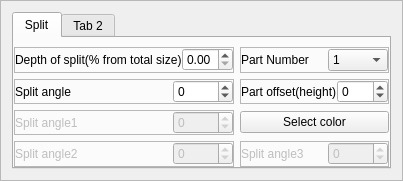
        <widget class="QFrame" name="frame_8">
         <property name="font">
          <font>
           <weight>50</weight>
           <bold>false</bold>
          </font>
         </property>
         <property name="frameShape">
          <enum>QFrame::StyledPanel</enum>
         </property>
         <property name="frameShadow">
          <enum>QFrame::Raised</enum>
         </property>
         <layout class="QVBoxLayout" name="verticalLayout_2">
          <item>
           <widget class="QTabWidget" name="descriptionTabWidget">
            <property name="font">
             <font>
              <pointsize>9</pointsize>
              <weight>50</weight>
              <bold>false</bold>
             </font>
            </property>
            <property name="currentIndex">
             <number>0</number>
            </property>
            <widget class="QWidget" name="splitTab">
             <attribute name="title">
              <string>Split</string>
             </attribute>
             <layout class="QGridLayout" name="gridLayout_2">
              <property name="leftMargin">
               <number>0</number>
              </property>
              <property name="topMargin">
               <number>9</number>
              </property>
              <property name="rightMargin">
               <number>0</number>
              </property>
              <property name="bottomMargin">
               <number>0</number>
              </property>
              <property name="spacing">
               <number>6</number>
              </property>
              <item row="2" column="1">
               <widget class="QPushButton" name="partColorButton">
                <property name="enabled">
                 <bool>true</bool>
                </property>
                <property name="text">
                 <string>Select color</string>
                </property>
               </widget>
              </item>
              <item row="4" column="0">
               <widget class="QFrame" name="frame_27">
                <property name="enabled">
                 <bool>false</bool>
                </property>
                <property name="minimumSize">
                 <size>
                  <width>0</width>
                  <height>10</height>
                 </size>
                </property>
                <property name="frameShape">
                 <enum>QFrame::StyledPanel</enum>
                </property>
                <property name="frameShadow">
                 <enum>QFrame::Raised</enum>
                </property>
                <layout class="QHBoxLayout" name="horizontalLayout_14">
                 <property name="spacing">
                  <number>0</number>
                 </property>
                 <property name="leftMargin">
                  <number>0</number>
                 </property>
                 <property name="topMargin">
                  <number>0</number>
                 </property>
                 <property name="rightMargin">
                  <number>0</number>
                 </property>
                 <property name="bottomMargin">
                  <number>0</number>
                 </property>
                 <item>
                  <widget class="QLabel" name="label_15">
                   <property name="text">
                    <string>Split angle2</string>
                   </property>
                  </widget>
                 </item>
                 <item>
                  <widget class="QSpinBox" name="splitAngleSpinBox_5">
                   <property name="maximumSize">
                    <size>
                     <width>60</width>
                     <height>16777215</height>
                    </size>
                   </property>
                   <property name="minimum">
                    <number>-90</number>
                   </property>
                   <property name="maximum">
                    <number>90</number>
                   </property>
                  </widget>
                 </item>
                </layout>
               </widget>
              </item>
              <item row="4" column="1">
               <widget class="QFrame" name="frame_26">
                <property name="enabled">
                 <bool>false</bool>
                </property>
                <property name="minimumSize">
                 <size>
                  <width>0</width>
                  <height>10</height>
                 </size>
                </property>
                <property name="frameShape">
                 <enum>QFrame::StyledPanel</enum>
                </property>
                <property name="frameShadow">
                 <enum>QFrame::Raised</enum>
                </property>
                <layout class="QHBoxLayout" name="horizontalLayout_13">
                 <property name="spacing">
                  <number>0</number>
                 </property>
                 <property name="leftMargin">
                  <number>0</number>
                 </property>
                 <property name="topMargin">
                  <number>0</number>
                 </property>
                 <property name="rightMargin">
                  <number>0</number>
                 </property>
                 <property name="bottomMargin">
                  <number>0</number>
                 </property>
                 <item>
                  <widget class="QLabel" name="label_14">
                   <property name="text">
                    <string>Split angle3</string>
                   </property>
                  </widget>
                 </item>
                 <item>
                  <widget class="QSpinBox" name="splitAngleSpinBox_4">
                   <property name="maximumSize">
                    <size>
                     <width>60</width>
                     <height>16777215</height>
                    </size>
                   </property>
                   <property name="minimum">
                    <number>-90</number>
                   </property>
                   <property name="maximum">
                    <number>90</number>
                   </property>
                  </widget>
                 </item>
                </layout>
               </widget>
              </item>
              <item row="1" column="0">
               <widget class="QFrame" name="frame_22">
                <property name="minimumSize">
                 <size>
                  <width>0</width>
                  <height>10</height>
                 </size>
                </property>
                <property name="frameShape">
                 <enum>QFrame::StyledPanel</enum>
                </property>
                <property name="frameShadow">
                 <enum>QFrame::Raised</enum>
                </property>
                <layout class="QHBoxLayout" name="horizontalLayout_10">
                 <property name="spacing">
                  <number>0</number>
                 </property>
                 <property name="leftMargin">
                  <number>0</number>
                 </property>
                 <property name="topMargin">
                  <number>0</number>
                 </property>
                 <property name="rightMargin">
                  <number>0</number>
                 </property>
                 <property name="bottomMargin">
                  <number>0</number>
                 </property>
                 <item>
                  <widget class="QLabel" name="label_10">
                   <property name="text">
                    <string>Split angle</string>
                   </property>
                  </widget>
                 </item>
                 <item>
                  <widget class="QSpinBox" name="splitAngleSpinBox">
                   <property name="maximumSize">
                    <size>
                     <width>60</width>
                     <height>16777215</height>
                    </size>
                   </property>
                   <property name="minimum">
                    <number>-180</number>
                   </property>
                   <property name="maximum">
                    <number>180</number>
                   </property>
                  </widget>
                 </item>
                </layout>
               </widget>
              </item>
              <item row="0" column="1">
               <widget class="QFrame" name="frame_21">
                <property name="minimumSize">
                 <size>
                  <width>0</width>
                  <height>10</height>
                 </size>
                </property>
                <property name="frameShape">
                 <enum>QFrame::StyledPanel</enum>
                </property>
                <property name="frameShadow">
                 <enum>QFrame::Raised</enum>
                </property>
                <layout class="QHBoxLayout" name="horizontalLayout_8">
                 <property name="spacing">
                  <number>0</number>
                 </property>
                 <property name="leftMargin">
                  <number>0</number>
                 </property>
                 <property name="topMargin">
                  <number>0</number>
                 </property>
                 <property name="rightMargin">
                  <number>0</number>
                 </property>
                 <property name="bottomMargin">
                  <number>0</number>
                 </property>
                 <item>
                  <widget class="QLabel" name="label_4">
                   <property name="text">
                    <string>Part Number</string>
                   </property>
                  </widget>
                 </item>
                 <item>
                  <widget class="QComboBox" name="partNumberComboBox">
                   <property name="maximumSize">
                    <size>
                     <width>60</width>
                     <height>16777215</height>
                    </size>
                   </property>
                   <item>
                    <property name="text">
                     <string>1</string>
                    </property>
                   </item>
                   <item>
                    <property name="text">
                     <string>2</string>
                    </property>
                   </item>
                   <item>
                    <property name="text">
                     <string>3</string>
                    </property>
                   </item>
                   <item>
                    <property name="text">
                     <string>4</string>
                    </property>
                   </item>
                  </widget>
                 </item>
                </layout>
               </widget>
              </item>
              <item row="0" column="0">
               <widget class="QFrame" name="frame_16">
                <property name="minimumSize">
                 <size>
                  <width>0</width>
                  <height>0</height>
                 </size>
                </property>
                <property name="frameShape">
                 <enum>QFrame::StyledPanel</enum>
                </property>
                <property name="frameShadow">
                 <enum>QFrame::Raised</enum>
                </property>
                <layout class="QHBoxLayout" name="horizontalLayout_6">
                 <property name="spacing">
                  <number>0</number>
                 </property>
                 <property name="leftMargin">
                  <number>0</number>
                 </property>
                 <property name="topMargin">
                  <number>0</number>
                 </property>
                 <property name="rightMargin">
                  <number>0</number>
                 </property>
                 <property name="bottomMargin">
                  <number>0</number>
                 </property>
                 <item>
                  <widget class="QLabel" name="label_2">
                   <property name="text">
                    <string>Depth of split(% from total size)</string>
                   </property>
                  </widget>
                 </item>
                 <item>
                  <widget class="QDoubleSpinBox" name="splitDepthSpinBox">
                   <property name="maximumSize">
                    <size>
                     <width>60</width>
                     <height>16777215</height>
                    </size>
                   </property>
                   <property name="minimum">
                    <double>0.000000000000000</double>
                   </property>
                   <property name="maximum">
                    <double>1.000000000000000</double>
                   </property>
                   <property name="singleStep">
                    <double>0.010000000000000</double>
                   </property>
                  </widget>
                 </item>
                </layout>
               </widget>
              </item>
              <item row="1" column="1">
               <widget class="QFrame" name="frame_17">
                <property name="minimumSize">
                 <size>
                  <width>0</width>
                  <height>0</height>
                 </size>
                </property>
                <property name="frameShape">
                 <enum>QFrame::StyledPanel</enum>
                </property>
                <property name="frameShadow">
                 <enum>QFrame::Raised</enum>
                </property>
                <layout class="QHBoxLayout" name="horizontalLayout_2">
                 <property name="spacing">
                  <number>0</number>
                 </property>
                 <property name="leftMargin">
                  <number>0</number>
                 </property>
                 <property name="topMargin">
                  <number>0</number>
                 </property>
                 <property name="rightMargin">
                  <number>0</number>
                 </property>
                 <property name="bottomMargin">
                  <number>0</number>
                 </property>
                 <item>
                  <widget class="QLabel" name="label_3">
                   <property name="text">
                    <string>Part offset(height)</string>
                   </property>
                  </widget>
                 </item>
                 <item>
                  <widget class="QSpinBox" name="partOffsetSpinBox">
                   <property name="maximumSize">
                    <size>
                     <width>60</width>
                     <height>16777215</height>
                    </size>
                   </property>
                   <property name="minimum">
                    <number>-100</number>
                   </property>
                   <property name="maximum">
                    <number>100</number>
                   </property>
                  </widget>
                 </item>
                </layout>
               </widget>
              </item>
              <item row="2" column="0">
               <widget class="QFrame" name="frame_23">
                <property name="enabled">
                 <bool>false</bool>
                </property>
                <property name="minimumSize">
                 <size>
                  <width>0</width>
                  <height>10</height>
                 </size>
                </property>
                <property name="frameShape">
                 <enum>QFrame::StyledPanel</enum>
                </property>
                <property name="frameShadow">
                 <enum>QFrame::Raised</enum>
                </property>
                <layout class="QHBoxLayout" name="horizontalLayout_11">
                 <property name="spacing">
                  <number>0</number>
                 </property>
                 <property name="leftMargin">
                  <number>0</number>
                 </property>
                 <property name="topMargin">
                  <number>0</number>
                 </property>
                 <property name="rightMargin">
                  <number>0</number>
                 </property>
                 <property name="bottomMargin">
                  <number>0</number>
                 </property>
                 <item>
                  <widget class="QLabel" name="label_11">
                   <property name="text">
                    <string>Split angle1</string>
                   </property>
                  </widget>
                 </item>
                 <item>
                  <widget class="QSpinBox" name="splitAngleSpinBox_2">
                   <property name="maximumSize">
                    <size>
                     <width>60</width>
                     <height>16777215</height>
                    </size>
                   </property>
                   <property name="minimum">
                    <number>-90</number>
                   </property>
                   <property name="maximum">
                    <number>90</number>
                   </property>
                  </widget>
                 </item>
                </layout>
               </widget>
              </item>
             </layout>
            </widget>
            <widget class="QWidget" name="tab_2">
             <attribute name="title">
              <string>Tab 2</string>
             </attribute>
            </widget>
           </widget>
          </item>
         </layout>
        </widget>
